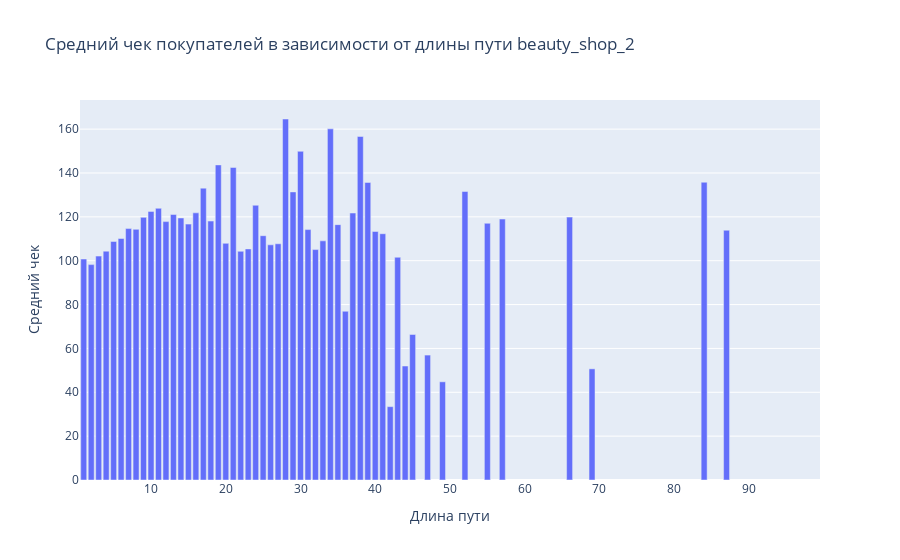

The code cell stored with this chart in its notebook:
### Code cell
px.bar(x=mean_money_buy.keys(), y=mean_money_buy.values(), labels={'x': 'Длина пути', 'y': 'Средний чек'},
       title='Средний чек покупателей в зависимости от длины пути beauty_shop_2')

### Figure 1 — Plotly figure (JSON) as saved in the notebook; plotly's stock layout.template omitted (floating-point values rounded to 4 significant figures)
{"data": [{"alignmentgroup": "True", "hovertemplate": "Длина пути=%{x}<br>Средний чек=%{y}<extra></extra>", "legendgroup": "", "marker": {"color": "#636efa", "pattern": {"shape": ""}}, "name": "", "offsetgroup": "", "orientation": "v", "showlegend": false, "textposition": "auto", "type": "bar", "x": [1, 2, 3, 4, 5, 6, 7, 8, 9, 10, 11, 12, 13, 14, 15, 16, 17, 18, 19, 20, 21, 22, 23, 24, 25, 26, 27, 28, 29, 30, 31, 32, 33, 34, 35, 36, 37, 38, 39, 40, 41, 42, 43, 44, 45, 46, 47, 48, 49, 50, 51, 52, 53, 54, 55, 56, 57, 58, 59, 60, 61, 62, 63, 64, 65, 66, 67, 68, 69, 70, 71, 72, 73, 74, 75, 76, 77, 78, 79, 80, 81, 82, 83, 84, 85, 86, 87, 88, 89, 90, 91, 92, 93, 94, 95, 96, 97, 98, 99], "xaxis": "x", "y": [100.8, 98.22, 102.1, 104.4, 108.8, 110.1, 114.7, 114.3, 119.8, 122.5, 123.9, 117.8, 121.1, 119.5, 116.7, 121.8, 133.1, 118.1, 143.7, 107.9, 142.5, 104.3, 105.4, 125.3, 111.4, 107.2, 107.7, 164.6, 131.4, 149.9, 114.2, 105.1, 109.1, 160.1, 116.5, 76.94, 121.7, 156.7, 135.7, 113.3, 112.3, 33.45, 101.6, 51.98, 66.36, null, 56.97, null, 44.78, null, null, 131.6, null, null, 117.1, null, 119.0, null, null, null, null, null, null, null, null, 119.9, null, null, 50.69, null, null, null, null, null, null, null, null, null, null, null, null, null, null, 135.8, null, null, 113.9, null, null, null, null, null, null, null, null, null, null, null, null], "yaxis": "y"}], "layout": {"barmode": "relative", "legend": {"tracegroupgap": 0}, "title": {"text": "Средний чек покупателей в зависимости от длины пути beauty_shop_2"}, "xaxis": {"anchor": "y", "domain": [0, 1], "title": {"text": "Длина пути"}}, "yaxis": {"anchor": "x", "domain": [0, 1], "title": {"text": "Средний чек"}}}}
